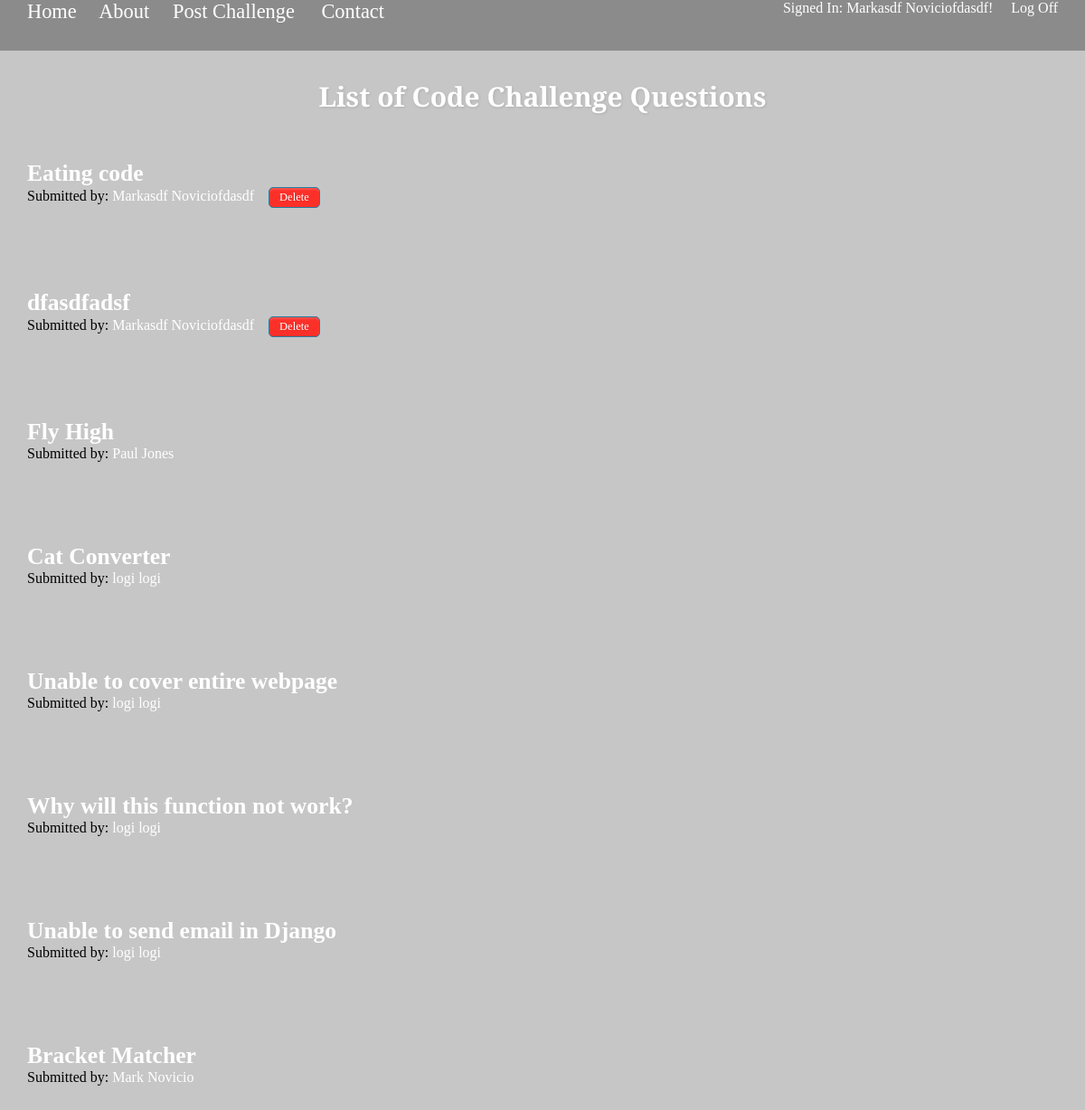
/post_challenge/challenges (signed in), run on the app's committed database.
### login_app/models.py (models this page shows, shortened)
class User(models.Model):
    first_name = models.CharField(max_length=40)
    last_name = models.CharField(max_length=40)
    email = models.EmailField(max_length=100, unique = True)
    password = models.CharField(max_length=100)
    created_at = models.DateTimeField(auto_now_add = True)
    updated_at = models.DateTimeField(auto_now = True)
    objects = UserManager()

### j_schatz_app/models.py (models this page shows, shortened)
class CodeChallenge(models.Model):
    publisher = models.ForeignKey(User, related_name='codechallenges', on_delete=models.CASCADE)
    title = models.CharField(max_length = 50)
    challenge_question = models.TextField()
    created_at = models.DateTimeField(auto_now_add = True)
    updated_at = models.DateTimeField(auto_now = True)
    objects = CodeChallengeManager()

### j_schatz_app/views.py (the view)
# urls.py: path('post_challenge/challenges', views.challenge),
def challenge(request):
    context = {
        "challenges": CodeChallenge.objects.all(),
        "user": User.objects.get(id = request.session['user_id'])
    }
    return render(request, 'challenges.html', context)

### j_schatz_app/templates/challenges.html (shortened to what this page needs)
<!DOCTYPE html>
<html lang="en">
<head>
    {% load static %}
    <link
      rel="stylesheet"
      type="text/css"
      href="{% static '../static/main.css' %}"
    />
</head>
<body>
    <div class="challenges-container">
    <div class="header-courses">
        <div class="header">
          <div class="left-header">
            <a class = "btn" title="Home" href = "/">Home</a>
            <a class="btn" title="About" href="/about">About </a>
            <a class="btn" title="Post Challenge" href="/success"> Post Challenge</a>
            <a class="btn" title="Contact" href="/contact">Contact</a>
        </div>
          <div class="right-header">
          <p class="login-user">
            Signed In: {{user.first_name}} {{user.last_name}}!
          </p>
          <a id="log-out" href="/user/logout">Log Off</a>
        </div>
        </div>
      </div>
    <h1 class="form-title"> List of Code Challenge Questions </h1>
    {% for challenge in challenges %}
    <div class="code-challenge-list-container">
    <ul>
        <li>
            <p class="code-challenge-list"> <a href="/post_challenge/coding_challenges/{{challenge.id}}">{{challenge.title}} </a></p>
            <div class="code-submitter">
                Submitted by: <a href="/post_challenge/challenge_publisher/{{challenge.publisher.id}}">{{challenge.publisher.first_name}} {{challenge.publisher.last_name}}</a>
                {% if request.session.user_id == challenge.publisher.id %}
                <button><a href="/post_challenge/coding_challenges/{{challenge.id}}/delete">Delete</a></button>
                {% endif %}
            </div>
        </li>
    </ul>
</div>
    {% endfor %}
</div>
</body>

### login_app/static/main.css (style rules this page uses)
* { margin: 0; padding:0; }
.title-container-right a, .header a { text-decoration: none; color: #fff; }
h1.form-title { color: #fff; text-shadow: 1px 1px 3px rgba(0, 0, 0, 0.12); font: normal 30px 'Bitter', serif; text-align: center; font-weight: bold; margin: 30px auto 15px auto; }
.header { display: flex; justify-content: space-between; margin-bottom: 15px; background-color: rgba(82, 82, 82, 0.5); }
.left-header { display: flex; justify-content: space-around; padding-left: 30px; }
.right-header { display: flex; justify-content: space-around; margin-right: 30px; }
p.login-user { color: #fff; margin-right: 20px; }
.left-header .btn { color: #fff; text-decoration: none; font-size: 1.4rem; margin-bottom: 30px; padding-right: 7px; margin-right: 15px; }
a.btn::before { display: block; content: attr(title); font-weight: bold; height: 0; overflow: hidden; visibility: hidden; }
.view-challenge a, div.code-submitter a { color: #fff; text-decoration: none; }
.challenges-container { background-color: #c0c0c0e5; }
div.code-challenge-list-container { margin-top: 50px; padding-bottom: 40px; }
p.code-challenge-list a { color: #fff; text-decoration: none; font-size: 1.6rem; }
p.code-challenge-list { margin-left: 30px; color: rgb(247, 78, 78); font-weight: bold; font-size: 1.4rem; }
div.code-submitter { margin-left: 30px; }
.code-submitter button { background: #fc3029; padding: 3px 11px 3px 11px; border-radius: 5px; -webkit-border-radius: 5px; -moz-border-radius: 5px; color: #fff; text-shadow: 1px 1px 3px rgba(0, 0, 0, 0.12); font: normal 30px 'Bitter', serif; -moz-box-shadow: inset 0px 2px 2px 0px rgba(255, 255, 255, 0.17); -webkit-box-shadow: inset 0px 2px 2px 0px rgba(255, 255, 255, 0.17); box-shadow: inset 0px 2px 2px 0px rgba(255, 255, 255, 0.17); border: 1px solid #257C9E; font-size: 12.5px; margin-left: 12px; }

### data on the page
User: first_name "Markasdf", last_name "Noviciofdasdf"
CodeChallenge: title "Eating code", publisher.first_name "Markasdf", publisher.last_name "Noviciofdasdf"
CodeChallenge: title "dfasdfadsf", publisher.first_name "Markasdf", publisher.last_name "Noviciofdasdf"
CodeChallenge: title "Fly High", publisher.first_name "Paul", publisher.last_name "Jones"
CodeChallenge: title "Cat Converter", publisher.first_name "logi", publisher.last_name "logi"
CodeChallenge: title "Unable to cover entire webpage", publisher.first_name "logi", publisher.last_name "logi"
CodeChallenge: title "Why will this function not work?", publisher.first_name "logi", publisher.last_name "logi"
CodeChallenge: title "Unable to send email in Django", publisher.first_name "logi", publisher.last_name "logi"
CodeChallenge: title "Bracket Matcher", publisher.first_name "Mark", publisher.last_name "Novicio"
